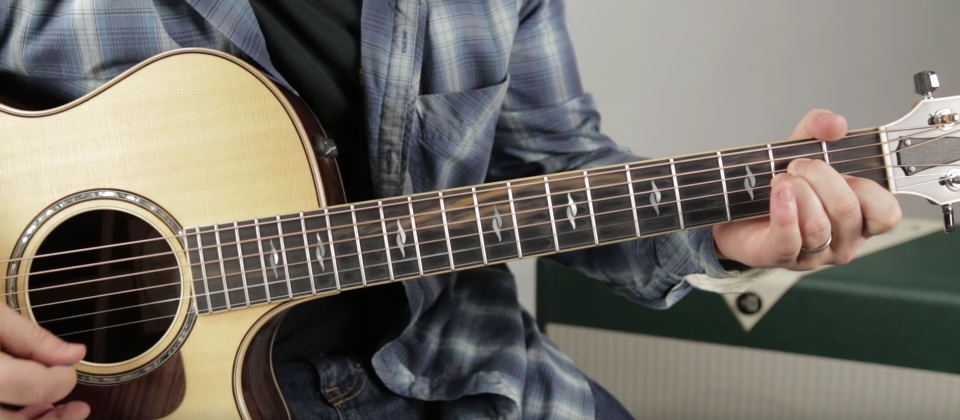
#> input picture pictures/chordAm.png, 1919 x 840 px (shown at 1/2 size); its folder holds only this picture in this run
$ python tests_grid_detection_original.py   (older library calls are emulated)
#> lines starting #> are read from the running program, lines starting #| are printed output that depends on the picture; after the words box and inside, x2 and y2 are one past the last pixel; in counts of white or black regions, pixels touching at a corner belong together
#> the answer given: 1
### image.py
import numpy as np
from matplotlib import pyplot as plt
import cv2


class Image:
    """
    This Image object was made at the beginning to simplify the code by packaging every common
    image processing treatment in a single object
    """

    def __init__(self, path=None, img=None):
#> called with path = './pictures/chordAm.png'
        if img is None:
            self.image = cv2.imread(path)
#> self.image is the input picture: shape (840, 1919, 3); mean B, G, R 103.2, 111, 116
        elif path is None:
            self.image = img
        else:
            print("Incorrect image parameter")
        self.gray = cv2.cvtColor(self.image, cv2.COLOR_BGR2GRAY)  # TODO: check if this is not a problem (changes the image to gray without copying first)

    def __str__(self):
        return self.image

    def set_image(self, img):
        self.image = img

    def set_gray(self, grayscale):
        self.gray = grayscale

    # [14 lines left out: functions print_cv2, print_plt, not called in this run]

    def edges_canny(self, min_val=100, max_val=200, aperture=3):
        return cv2.Canny(self.gray, min_val, max_val, aperture)

    def edges_laplacian(self, ksize=3):
        return cv2.Laplacian(self.gray, cv2.CV_8U, ksize)  # ddepth - desired depth of dst image  |||    # CV_8U - unsigned char (8-bit))

    def edges_sobelx(self, ksize=3):
        return cv2.Sobel(self.gray, cv2.CV_8U, 1, 0, ksize)

    def edges_sobely(self, ksize=3):
#> called with ksize = 3
        return cv2.Sobel(self.gray, cv2.CV_8U, 0, 1, ksize)

    def lines_hough_transform(self, edges, min_line_length, max_line_gap, threshold=15):
        lines = cv2.HoughLinesP(edges, 1, np.pi / 180, threshold, min_line_length, max_line_gap)
        return lines

### functions.py
import cv2


def threshold(img, s):
#> called with s = 127
    I = img
    I[I <= s] = 0
    I[I > s] = 255
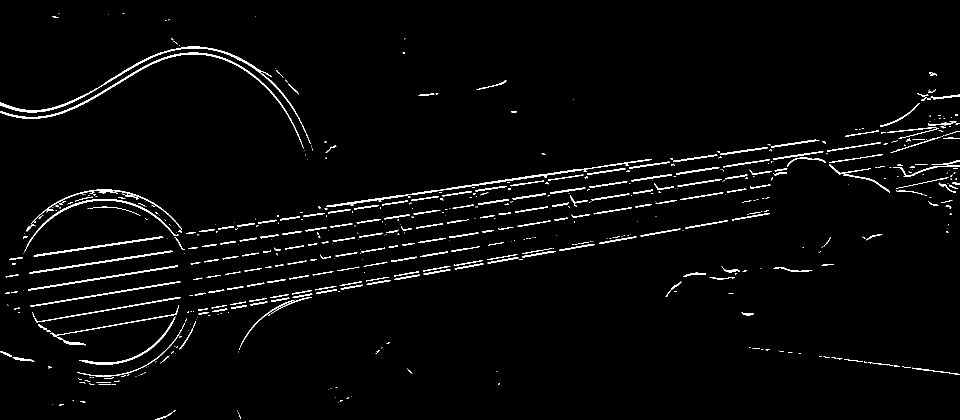
#> I: shape (840, 1919) (shown at 1/2 size); 2.5% white in thin lines or dots
    return I


def rotate(image, angle, center=None, scale=1.0):
    (h, w) = image.shape[:2]

    if center is None:
        center = (w / 2, h / 2)

    # Perform the rotation
    M = cv2.getRotationMatrix2D(center, angle, scale)
    rotated = cv2.warpAffine(image, M, (w, h))

    return rotated


# [9 lines left out: function remove_duplicates, not called in this run]

### rotate_crop.py
from image import Image
from functions import *
from statistics import median
from math import inf


def rotate_neck_picture(image):
    """
    Rotating the picture so that the neck of the guitar is horizontal. We use Hough transform to detect lines
    and calculating the slopes of all lines, we rotate it according to the median slope.
    Hopefully, most lines detected will be strings or neck lines so the median slope is the slope of the neck
    An image with lots of noise and different lines will result in poor results.
    :param image: an Image object
    :return rotated_neck_picture: an Image object rotated according to the angle of the median slope detected in param image
    """
    image_to_rotate = image.image

    edges = image.edges_sobely()
    edges = threshold(edges, 127)

    lines = image.lines_hough_transform(edges, 50, 50)  # TODO: Calibrate params automatically
#> in lines_hough_transform, `lines = cv2.HoughLinesP(edges, 1, np.pi / 180, threshold, min_line_len..`: lines = 52 rows, first 6: [1370, 456, 1455, 441], [1030, 424, 1095, 413], [908, 531, 965, 521], [56, 580, 355, 532], [1196, 334, 1296, 319], [1181, 346, 1250, 337]
    slopes = []

    for line in lines:
        for x1, y1, x2, y2 in line:
            slopes.append(abs((y2 - y1) / (x2 - x1)))
#> this loop made 52 passes
#> after the loop, slopes = 52 values, max 0.821 at index 49, min 0.0164 at index 44, mean 0.197

    median_slope = median(slopes)
#> median_slope = 0.154
    angle = median_slope * 45  # self note - mult by 45 because slope=1 iff angle=45degs
#> angle = 6.93

    return angle, Image(img=rotate(image_to_rotate, -angle))
#> in rotate, `M = cv2.getRotationMatrix2D(center, angle, scale)`: M = [[0.993, -0.121, 57.71], [0.121, 0.993, -112.7]]


def crop_neck_picture(image):
    """
    Cropping the picture so we only work on the region of interest (i.e. the neck)
    We're looking for a very dense region where we detect horizontal line
    Currently, we identify it by looking at parts where there are more than two lines at the same y (height)
    :param image: an Image object of the neck (rotated horizontally if necessary)
    :return cropped_neck_picture: an Image object cropped around the neck
    """
    image_to_crop = image.image

    edges = image.edges_sobely()
    edges = threshold(edges, 127)
#> call 2 of threshold, with s = 127
#> in threshold (call 2), `I[I > s] = 255`:
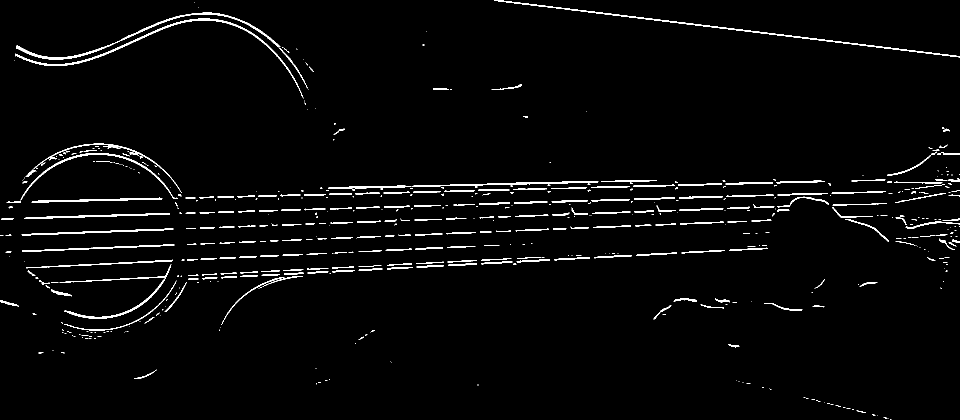
#> I: shape (840, 1919) (shown at 1/2 size); 2.6% white; 540 white regions (317 under 20 px), largest, box (x1, y1, x2, y2) and area: (988, 1, 1919, 115) 2405, (30, 37, 607, 197) 2234, (32, 24, 561, 119) 2067

    lines = image.lines_hough_transform(edges, 50, 50)  # TODO: Calibrate params automatically
#> in lines_hough_transform (call 2), `lines = cv2.HoughLinesP(edges, 1, np.pi / 180, threshold, min_line_len..`: lines = 65 rows, first 6: [1030, 433, 1096, 430], [963, 527, 1024, 524], [996, 1, 1882, 109], [118, 400, 324, 397], [188, 560, 332, 553], [1437, 54, 1918, 113]
    y = []

    for line in lines:
        for x1, y1, x2, y2 in line:
            y.append(y1)
            y.append(y2)
#> this loop made 65 passes
#> after the loop, y = 130 values, max 637 at index 86, min 1 at index 4, mean 401.6

    y_sort = list(sorted(y))
#> y_sort = 130 values from 1 to 637
    y_differences = [0]

    first_y = 0
    last_y = inf

    # TODO: go over this calculation better, check for problems/ special cases. i.e what if there are 3 random lines at the bottom, will the results be garbage?
    # same problem occurs for extra lines at the top. possible alternative: check for overall density of lines
    for i in range(len(y_sort) - 1):
        y_differences.append(y_sort[i + 1] - y_sort[i])
#> this loop made 129 passes
#> after the loop, y_differences = 130 values, max 241 at index 14, min 0 at index 0, mean 4.89
    for i in range(len(y_differences) - 1):
        if y_differences[i] == 0:
            last_y = y_sort[i]
            if i > 3 and first_y == 0:  # solves the problem mentioned in TODO? does it fail when the problem is double?(two separate lines at bottom and then the guitar)
                first_y = y_sort[i]
#> this loop made 129 passes
#> (last_y, first_y) on pass 17: (362, 362)
#> after the loop, first_y = 362

    return (first_y - 10), (last_y+10), Image(img=image_to_crop[first_y - 10:last_y + 10])
#> in __init__ (call 3), `self.gray = cv2.cvtColor(self.image, cv2.COLOR_BGR2GRAY)`:
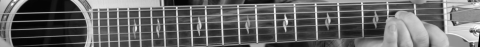
#> self.gray: shape (188, 1919) (shown at 1/4 size); min 0, max 255, mean 102.7


# [13 lines left out: function resize_image, not called in this run]


# [2 lines that do not run on import are left out]

### grid_detection.py
from strings import Strings
from rotate_crop import *
import cv2
import numpy as np
from collections import defaultdict


def string_detection(neck):
    """
    Detecting and separating strings into separate blocks by choosing numerous vertical slices in image
    We then look for a periodical pattern on each slice (ie strings detected), store points in between strings
    and connect them using a regression fitting function to separe each string
    :param neck: An Image object of the picture cropped around the horizontal neck
    :return strings, Image_string: either a string object which is a dict associating each string to a line
    (ie a tuple of points) delimiting the bottom of the string block // or directly an Image object with those
    lines displayed (illustration purpose)
    """
    height = len(neck.image)
#> height = 188
    width = len(neck.image[0])
#> width = 1919
    neck_with_strings = np.zeros((height, width, 3), np.uint8)

    # 1. Detect strings with Hough transform and form an Image based on these
    edges = neck.edges_sobely()
    edges = threshold(edges, 127)
#> call 3 of threshold, with s = 127
#> in threshold (call 3), `I[I > s] = 255`:
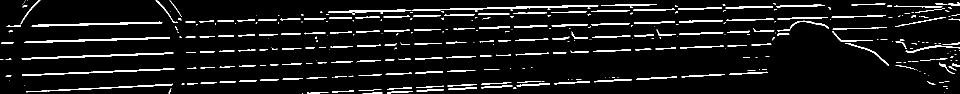
#> I: shape (188, 1919) (shown at 1/2 size); 7.1% white; 330 white regions (160 under 20 px), largest, box (x1, y1, x2, y2) and area: (824, 10, 1197, 22) 1177, (49, 74, 340, 86) 968, (43, 105, 347, 119) 936

    lines = neck.lines_hough_transform(edges, 50, 20)  # TODO: Calibrate params automatically if possible
#> in lines_hough_transform (call 3), `lines = cv2.HoughLinesP(edges, 1, np.pi / 180, threshold, min_line_len..`: lines = 269 rows, first 6: [1105, 77, 1136, 76], [1453, 40, 1528, 38], [714, 92, 760, 91], [660, 65, 703, 63], [1054, 78, 1074, 78], [1363, 153, 1448, 148]
    size = len(lines)
#> size = 269

    for x in range(size):
        for x1, y1, x2, y2 in lines[x]:
            cv2.line(neck_with_strings, (x1, y1), (x2, y2), (255, 255, 255), 2)
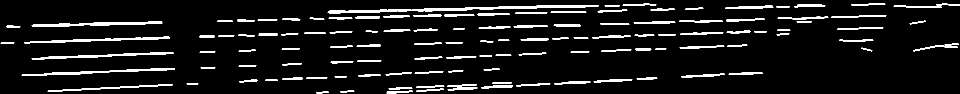
#> neck_with_strings: shape (188, 1919, 3) (shown at 1/2 size); 7.5% white; 122 white regions, largest, box (x1, y1, x2, y2) and area: (655, 10, 1198, 27) 2546, (63, 43, 325, 53) 1315, (43, 136, 350, 152) 1198

    neck_str = Image(img=neck_with_strings)
    neck_str_gray = neck_str.gray

    # TODO: my code testing 1
    # cv2.imshow('neck_str', neck_str.image)
    # cv2.waitKey(0)
    # conclusion: code up to here gets many fragments of line, mostly seperated by frets and with some overlapping lines.
    # TODO: my code testing 1 end

    # 2. Slice image vertically at different points and calculate gaps between strings at these slices
    slices = {}
    nb_slices = int(width / 50)
#> nb_slices = 38
    for i in range(nb_slices):
        slices[(i + 1) * nb_slices] = []  # slices dict is {x_pixel_of_slice : [y_pixels_where_line_detected]}

    for index_line, line in enumerate(neck_str_gray):
        for index_pixel, pixel in enumerate(line):
            if pixel == 255 and index_pixel in slices:
                slices[index_pixel].append(index_line)

    slices_differences = {}  # slices_differences dict is {x_pixel_of_slice : [gaps_between_detected_lines]}
    for k in slices.keys():
        temp = []
        n = 0
        slices[k] = list(sorted(slices[k]))
        for p in range(len(slices[k]) - 1):
            temp.append(slices[k][p + 1] - slices[k][p])
            if slices[k][p + 1] - slices[k][p] > 1:
                n += 1
        slices_differences[k] = temp

    points = []
    points_dict = {}
    for j in slices_differences.keys():
        gaps = [g for g in slices_differences[j] if g > 1]
        points_dict[j] = []

        if len(gaps) > 3:
            median_gap = median(gaps)
            for index, diff in enumerate(slices_differences[j]):
                if abs(diff - median_gap) < 4:
                    points_dict[j].append((j, slices[j][index] + int(median_gap / 2)))
                elif abs(diff / 2 - median_gap) < 4:
                    points_dict[j].append((j, slices[j][index] + int(median_gap / 2)))
                    points_dict[j].append((j, slices[j][index] + int(3 * median_gap / 2)))

        points.extend(points_dict[j])

    '''for p in points:
        print(p)
        cv2.circle(neck.image, p, 3, (0, 255, 0), -1)
    plt.imshow(cv2.cvtColor(neck.image, cv2.COLOR_BGR2RGB))
    plt.show()'''

    points_divided = [[] for i in range(5)]
    for s in points_dict.keys():
        for i in range(5):
            try:
                # cv2.circle(neck.image, points_dict[s][i], 3, (255, 0, 0), -1)
                points_divided[i].append(points_dict[s][i])
            except IndexError:
                pass

    # 3. Use fitLine function to form lines separating each string

    tuning = ["E", "A", "D", "G", "B", "E6"]
    strings = Strings(tuning)

    for i in range(5):  # TODO ONLY DETECTS 5 STRINGS! DIDNT WORK WHEN I CHANGED TO 6, MAYBE NOT SENSITIVE ENOUGH FOR E6
        cnt = np.array(points_divided[i])
        [vx, vy, x, y] = cv2.fitLine(cnt, cv2.DIST_L12, 0, 0.01, 0.01)  # best distType found was DIST_L12

        left_extreme = int((-x * vy / vx) + y)
        right_extreme = int(((width - x) * vy / vx) + y)

        strings.separating_lines[tuning[i]] = [(width - 1, right_extreme), (0, left_extreme)]

        cv2.line(neck.image, (width - 1, right_extreme), (0, left_extreme), (0, 0, 255), 2)
#> this loop made 5 passes
#> right_extreme on passes 1 to 5: 15, 39, 58, 83, 103
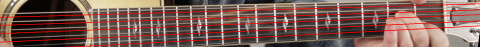
#> neck.image: shape (188, 1919, 3) (shown at 1/4 size); mean of channels 0, 1, 2 85.4, 93.1, 124.4; drawn as B, G, R
#> after the loop, strings.separating_lines = {'E': [(1918, 15), (0, 69)], 'A': [(1918, 39), (0, 101)], 'D': [(1918, 58), (0, 134)], 'G': [(1918, 83), (0, 168)], 'B': [(1918, 103), (0, 202)]}

    return strings, Image(img=neck.image)


# [120 lines left out: function fret_detection, not called in this run]


# [2 lines that do not run on import are left out]

### strings.py


class Strings:
    """
    This Strings object was made to store data from strings separation and use it later
    when comparing fingertips position
    """
    def __init__(self, tuning):
        self.tuning = tuning
        self.separating_lines = {}

    def __str__(self):
        return str(self.separating_lines)

    # [4 lines left out: function __copy__, not called in this run]

    def __len__(self):
        return len(self.tuning)-1

### tests_grid_detection_original.py
import os
import time
from matplotlib import pyplot as plt
from image import Image
from rotate_crop import rotate_neck_picture, crop_neck_picture
from grid_detection import string_detection, fret_detection
import cv2


def string_detection_tests():
    test_num = 1
    i = 1
    plt.figure(1)
    for filename in os.listdir('./pictures/'):
        print("File found: " + filename + " - Processing...")
        start_time = time.time()
        chord_image = Image(path='./pictures/' + filename)
        _, rotated_image = rotate_neck_picture(chord_image)
        _, _, cropped_image = crop_neck_picture(rotated_image)
        # original output
        # neck_string = string_detection(cropped_image)[1]
        # original output
        # TODO: my code testing 2
        # check_strings_output = string_detection(cropped_image)[0]
        # string_edges_cropped_rotated = string_detection(cropped_image)[0].separating_lines
        neck_string = string_detection(cropped_image)[1]
        # TODO: my code testing 2 end
        plt.subplot(int("42" + str(i)))
        i += 1
        plt.imshow(cv2.cvtColor(chord_image.image, cv2.COLOR_BGR2RGB))
        plt.subplot(int("42" + str(i)))
        i += 1
        plt.imshow(cv2.cvtColor(neck_string.image, cv2.COLOR_BGR2RGB))
        print("Done - Time elapsed: %s seconds" % round(time.time() - start_time, 2))
        # testing
        # plt.show()
        # test_num = test_num + 1
        # testing

    plt.show()
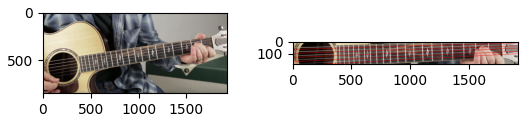
#> figure drawn by matplotlib, 2 panels
    cv2.waitKey(0)


# [44 lines left out: functions fret_detection_tests, grid_detection_tests, not called in this run]


if __name__ == "__main__":
    print("What would you like to detect? \n\t1 - Strings \n\t2 - Frets \n\t3 - Strings and frets")
    choice = input("[1/2/3] > ")
    if choice == "1":
        print("Detecting strings...")
        string_detection_tests()
    elif choice == "2":
        print("Detecting frets...")
        fret_detection_tests()
    elif choice == "3":
        print("Detecting whole grid...")
        grid_detection_tests()
    else:
        print("Command not defined - Aborted.")

$ run again, on pictures/chordBm.jpg
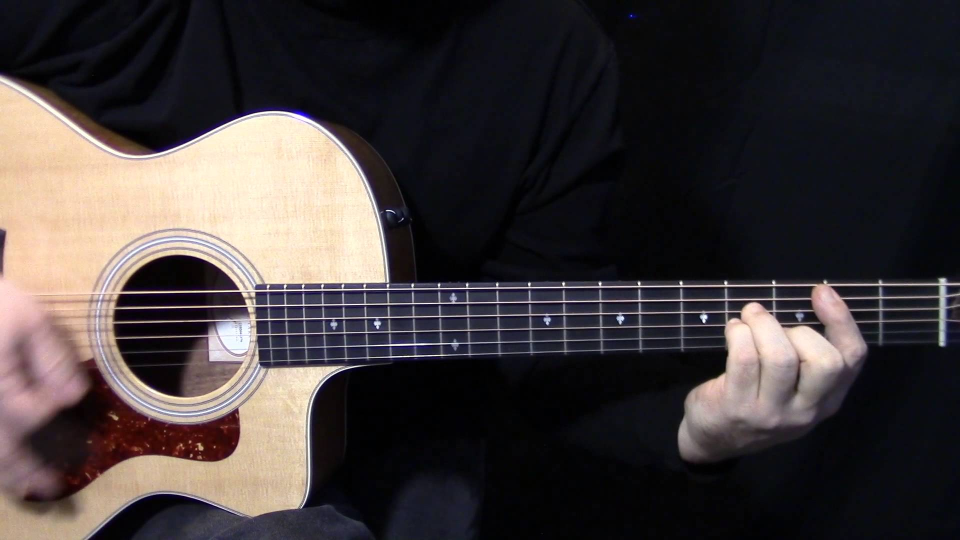
#> input picture pictures/chordBm.jpg, 1920 x 1080 px (shown at 1/2 size)
#> in __init__, self.image is the input picture: shape (1080, 1920, 3); mean B, G, R 58.7, 58.1, 64.7
#> in threshold, `I[I > s] = 255`:
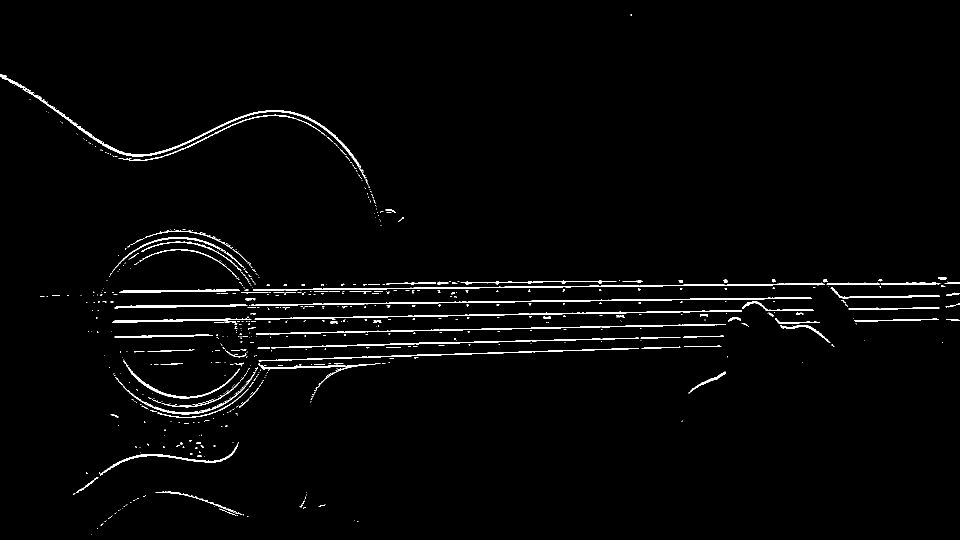
#> I: shape (1080, 1920) (shown at 1/2 size); 1.9% white; 671 white regions (565 under 20 px), largest, box (x1, y1, x2, y2) and area: (506, 565, 1649, 582) 3039, (45, 177, 733, 357) 2998, (501, 594, 1624, 612) 2875
#> in lines_hough_transform, `lines = cv2.HoughLinesP(edges, 1, np.pi / 180, threshold, min_line_len..`: lines = 86 rows, first 6: [509, 638, 1483, 621], [880, 659, 1200, 654], [510, 611, 563, 610], [1279, 571, 1448, 569], [517, 721, 972, 706], [964, 604, 1311, 598]
#> the loop in rotate_neck_picture, `for line in lines:` made 86 passes
#> after the loop in rotate_neck_picture, `for line in lines:`: slopes = 86 values, max 0.759 at index 63, min 0 at index 8, mean 0.0541
#> median_slope = 0.0148
#> angle = 0.667
#> M = [[1, -0.0116, 6.35], [0.0116, 1, -11.14]]
#> in lines_hough_transform (call 2), `lines = cv2.HoughLinesP(edges, 1, np.pi / 180, threshold, min_line_len..`: lines = 89 rows, first 6: [506, 575, 1449, 575], [509, 604, 1360, 604], [1678, 603, 1877, 603], [1762, 576, 1876, 576], [505, 574, 1125, 574], [608, 714, 733, 712]
#> the loop in crop_neck_picture, `for line in lines:` made 89 passes
#> after the loop in crop_neck_picture, `for line in lines:`: y = 178 values, max 910 at index 133, min 175 at index 130, mean 616.4
#> y_sort = 178 values from 175 to 910
#> after the loop in crop_neck_picture, `for i in range(len(y_sort) - 1):`: y_differences = 178 values, max 182 at index 8, min 0 at index 0, mean 4.13
#> the loop in crop_neck_picture, `for i in range(len(y_differences) - 1):` made 177 passes
#> (last_y, first_y) on pass 14: (564, 564)
#> after the loop in crop_neck_picture, `for i in range(len(y_differences) - 1):`: first_y = 564
#> self.image: shape (184, 1920, 3)
#> self.gray: shape (184, 1920)
#> height = 184
#> width = 1920
#> in lines_hough_transform (call 3), `lines = cv2.HoughLinesP(edges, 1, np.pi / 180, threshold, min_line_len..`: lines = 200 rows, first 6: [1653, 21, 1755, 21], [1762, 22, 1876, 22], [505, 20, 1125, 20], [232, 50, 492, 50], [259, 49, 283, 49], [610, 135, 1067, 128]
#> size = 200
#> self.gray: shape (184, 1920); 9.7% white; 42 white regions, largest, box (x1, y1, x2, y2) and area: (505, 47, 1623, 54) 4174, (512, 72, 1484, 81) 3681, (515, 125, 1201, 139) 2565
#> nb_slices = 38
#> the loop in string_detection, `for i in range(5):` made 5 passes
#> right_extreme on passes 1 to 5: 33, 57, 81, 105, 126
#> after the loop in string_detection, `for i in range(5):`: strings.separating_lines = {'E': [(1919, 33), (0, 34)], 'A': [(1919, 57), (0, 67)], 'D': [(1919, 81), (0, 97)], 'G': [(1919, 105), (0, 128)], 'B': [(1919, 126), (0, 158)]}
#> in string_detection_tests, `plt.show()`:
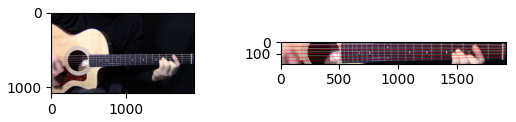
#> figure drawn by matplotlib, 2 panels
